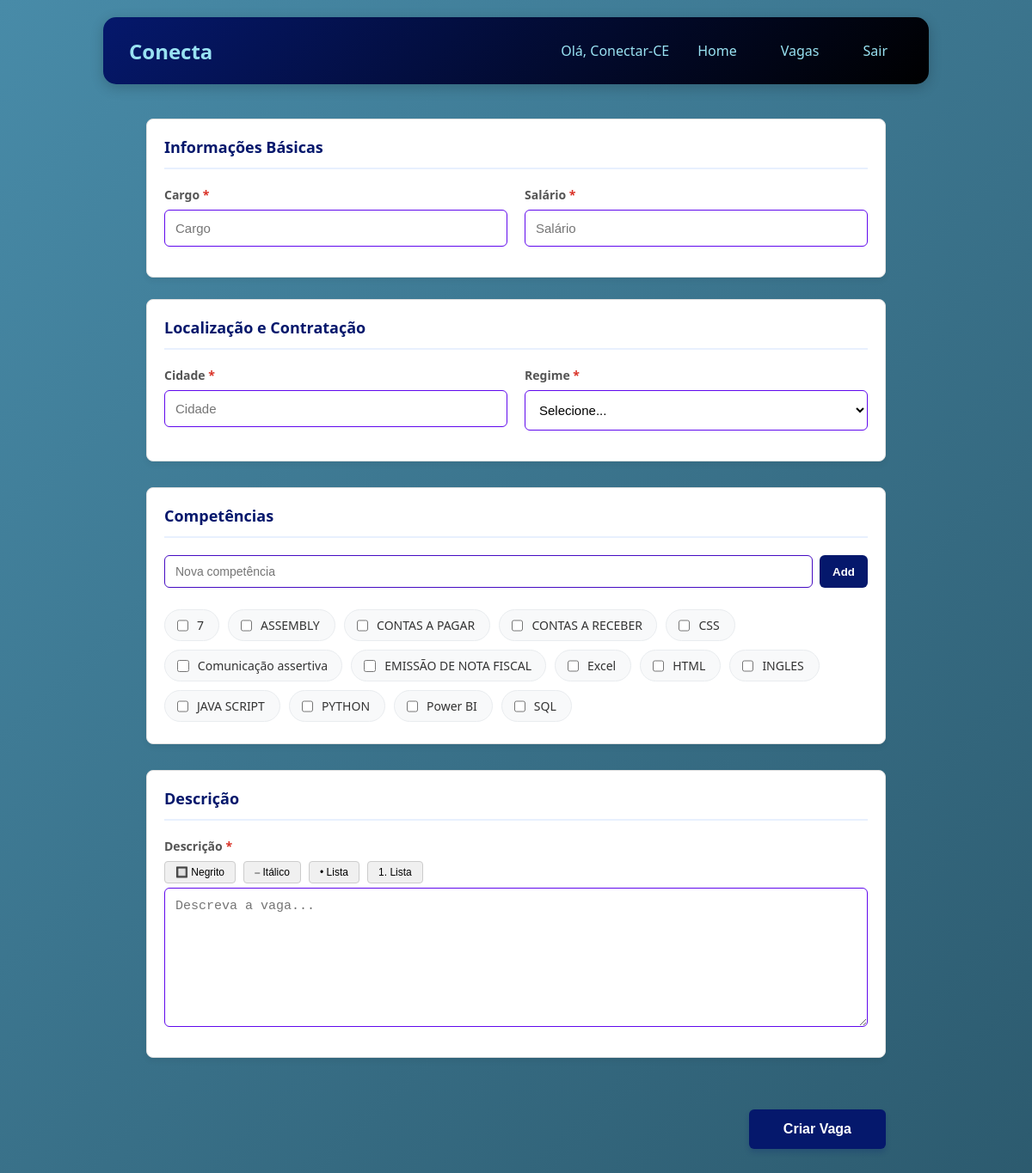
The app's page /empresa/vaga/criar (signed in), older data.
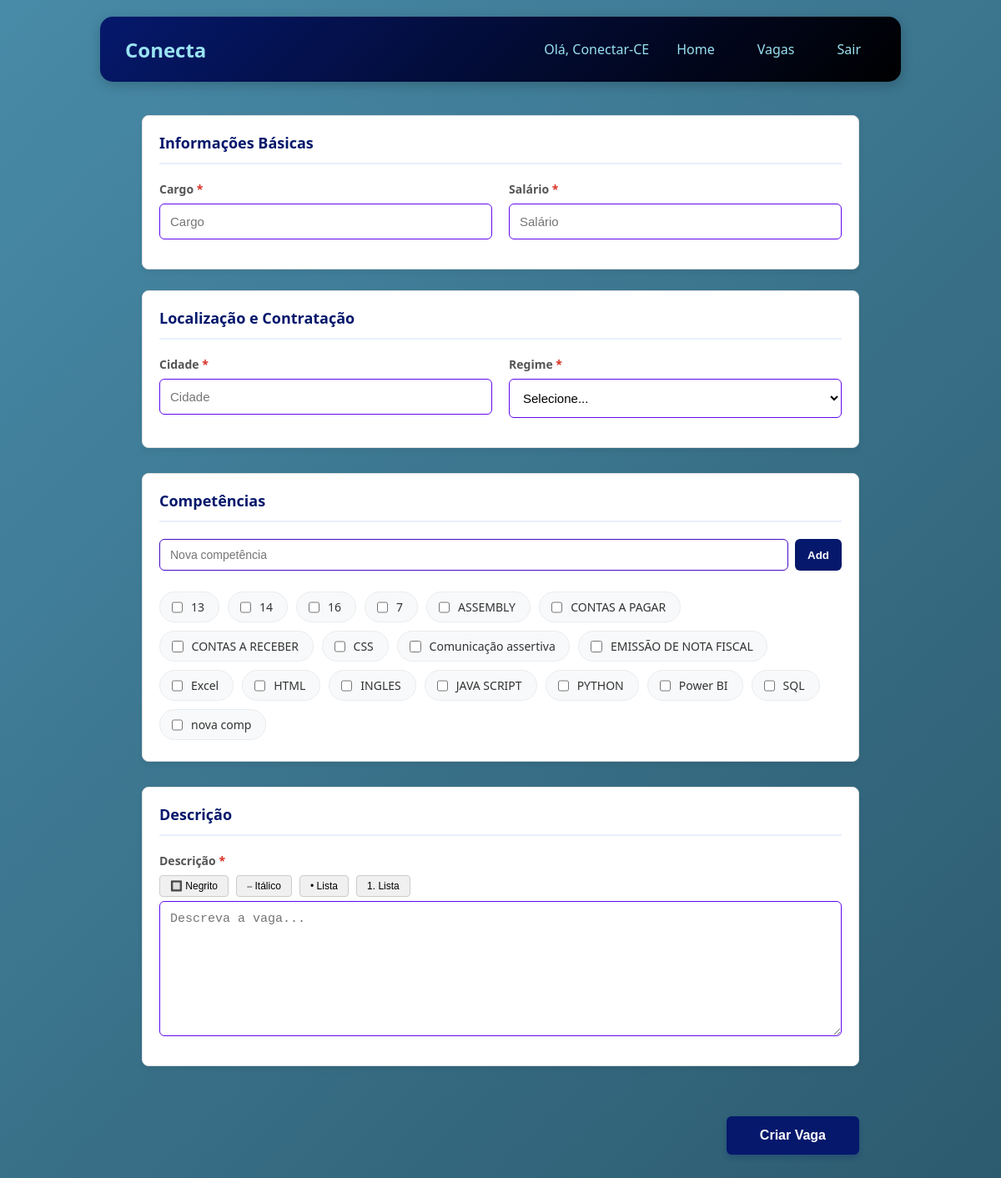
The same page, newer data.
### tables this page shows
CREATE TABLE competencias (
        id_competencia INTEGER PRIMARY KEY AUTOINCREMENT,
        nome TEXT
    );

### routes/vagas.py (the view, shortened to what this page needs)
@bp_vagas.route('/empresa/vaga/criar', methods=['GET', 'POST'])
def empresa_criar_vaga():
    if 'usuario_id' not in session or session.get('tipo') != 'empresa':
        return redirect('/')
    if request.method == 'GET':
        from database.connect import get_connection
        conn = get_connection()
        cursor = conn.cursor()
        cursor.execute("SELECT DISTINCT titulo FROM vagas WHERE titulo IS NOT NULL ORDER BY titulo")
        titulos = cursor.fetchall()
        conn.close()
        return render_template('home/criar_vaga.html',
                             competencias=Competencia.listar_todas(),
                             titulos=titulos
                             )

### CRUDs/crud_comp.py (called while the page is built)
    @staticmethod
    def listar_todas():
        conn = get_connection()
        try:
            cursor = conn.cursor()
            cursor.execute("SELECT * FROM competencias ORDER BY nome")
            return cursor.fetchall()
        finally:
            conn.close()

### database/connect.py (called while the page is built)
def get_connection():
    conn = sqlite3.connect(Config.DB_PATH)
    conn.execute("PRAGMA foreign_keys = ON;")
    conn.row_factory = sqlite3.Row
    return conn

### models/model_comp.py (called while the page is built)
    @staticmethod
    def listar_todas():
        return CompetenciaCRUD.listar_todas()

### templates/home/criar_vaga.html (shortened to what the changed rows need)
{% extends "menu.html" %}
{% block content %}
<div class="container-principal">
    <form action="{{ url_for('vagas.empresa_criar_vaga') }}" method="POST">
        <div class="formulario-layout-wrapper">
            <div class="formulario-principal-corpo">
                <div class="secao-vaga">
                    <div class="secao-header">
                        <h2>Informações Básicas</h2>
                    </div>
                </div>
                <div class="secao-vaga">
                    <div class="secao-header">
                        <h2>Localização e Contratação</h2>
                    </div>
                </div>
            </div> <aside class="sidebar-competencias">
                <div class="secao-header">
                    <h2>Competências</h2>
                </div>
                <div class="secao-content">
                    <div id="lista-competencias" class="competencias-lista-sidebar">
                        {% for c in competencias %}
                        <div class="competencia-item">
                            <input type="checkbox" name="competencias" value="{{ c[0] }}" id="comp_{{ c[0] }}">
                            <label for="comp_{{ c[0] }}">{{ c[1] }}</label>
                        </div>
                        {% endfor %}
                    </div>
                </div>
            </aside>
                <div class="secao-vaga">
                    <div class="secao-header">
                        <h2>Descrição</h2>
                    </div>
                </div>
        </div>
    </form>
</div>
<link rel="stylesheet" href="{{ url_for('static', filename='css/home/criar_vaga.css') }}">
{% endblock %}

Row changes from the older to the newer data that the page shows:
added competencias: nome "13"
added competencias: nome "14"
added competencias: nome "16"
added competencias: nome "nova comp"
